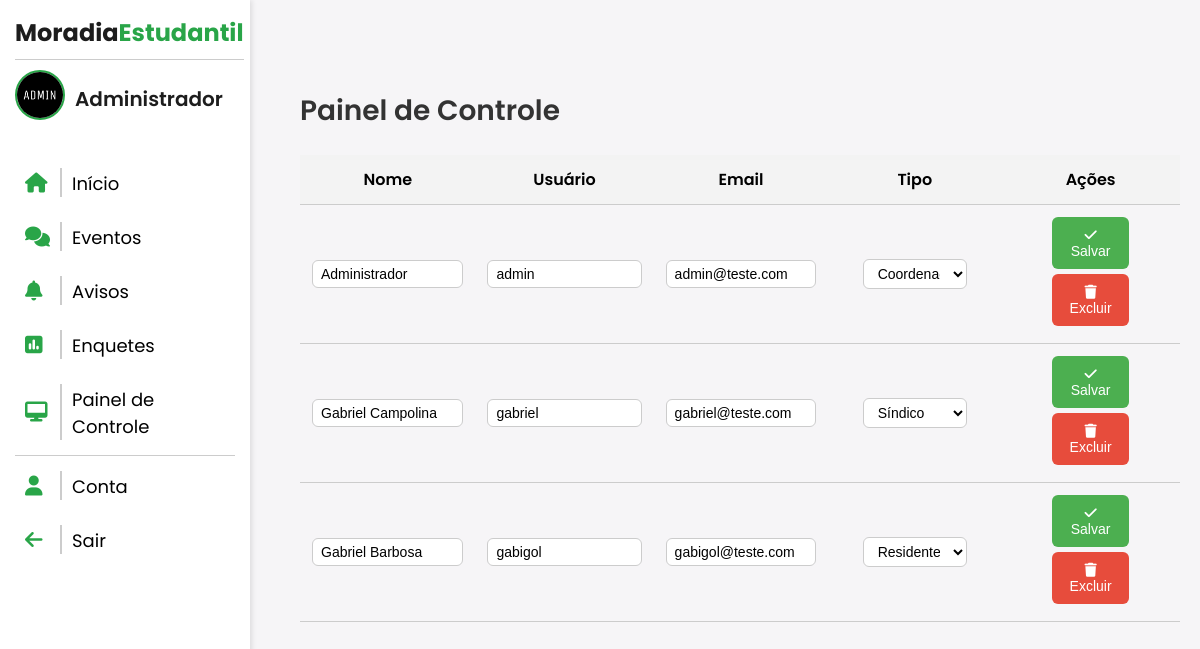
Page /painel-controle/ (signed in) on the committed database.
### AppMoradia/models.py (models this page shows, shortened)
class CustomUser(AbstractUser):
     foto = models.ImageField(
        upload_to='fotos_perfil/',
        blank=True,
        null=True,
        default='fotos_perfil/default.png'
      )
     tipo = (
         ('VISITANTE','Visitante'),
         ('RESIDENTE','Residente'),
         ('SÍNDICO','Síndico'),
         ('COORDENADOR','Coordenador')
     )
     tipo = models.CharField(max_length=100, choices=tipo, default='VISITANTE')

### AppMoradia/views.py (the view)
# urls.py: path('painel-controle/', views.painelcontrole, name='painel-controle'),
@login_required
def painelcontrole(request):
    if request.user.tipo != 'COORDENADOR':
        messages.error(request, 'Você não tem permissão para acessar essa página.')
        return redirect('sistema')
    usuario = request.user
    usuarios = CustomUser.objects.all()
    return render(request,'painel-controle.html', {'usuario': usuario, 'usuarios': usuarios,})

### AppMoradia/templates/painel-controle.html (shortened to what this page needs)
{% extends 'sidebar-sistema.html' %}
{% load static %}
    {% block content %}
<div class="dashboard">
<h2 class="dashboard-title">Painel de Controle</h2>
<table class="table-users">
    <thead>
        <tr>
            <th>Nome</th>
            <th>Usuário</th>
            <th>Email</th>
            <th>Tipo</th>
            <th>Ações</th>
        </tr>
    </thead>
    <tbody>
        {% for user in usuarios %}
        <tr>
            <form method="post" action="{% url 'update_user' user.id %}">
                <td>
                    <input type="text" name="nome" value="{{ user.first_name }}" class="input-usuario" placeholder="Nome" required>
                </td>
                <td>
                    <input type="text" name="username" value="{{ user.username }}" class="input-usuario" placeholder="Usuário" required>
                </td>
                <td>
                    <input type="email" name="email" value="{{ user.email }}" class="input-usuario" placeholder="Email" required>
                </td>
                <td>
                    <select name="tipo"  class="select-tipo">
                        <option value="RESIDENTE" {% if user.tipo == 'RESIDENTE' %}selected{% endif %}>Residente</option>
                        <option value="SÍNDICO" {% if user.tipo == 'SÍNDICO' %}selected{% endif %}>Síndico</option>
                        <option value="COORDENADOR" {% if user.tipo == 'COORDENADOR' %}selected{% endif %}>Coordenador</option>
                    </select>
                </td>
                <td>
                    <button value="salvar" name="action" type="submit" class="btn-salvar"><i class="fa-solid fa-check"></i> <span>Salvar</span></button>
                </form>
                    <form method="post" action="{% url 'delete_user' user.id %}" onsubmit="return confirm('Tem certeza?');">
                        <button  type="submit" class="btn-delete"><i class="fa-solid fa-trash"></i> <span>Excluir</span></button>
                    </form>
        </tr>
        {% endfor %}
    </tbody>
</table>
</div>
    {% endblock %}

### AppMoradia/templates/sidebar-sistema.html (shortened to what this page needs)
{% load static %}
<!DOCTYPE html>
<html lang="en">
<head>
    <link rel="stylesheet" href="{% static 'css/sistema.css' %}">
    <link rel="stylesheet" href="https://cdnjs.cloudflare.com/ajax/libs/font-awesome/6.5.0/css/all.min.css" />
</head>
<body>
    <div class="sidebar" id="sidebar">
        <div class="title">
            <span class="gray">Moradia</span><span class="green">Estudantil</span>
        </div>
        <div class="user-info">
            <a href="{% url 'conta' %}"><img src="{{ usuario.foto.url }}" alt="Foto do usuário" class="user-photo"></a>
            <span class="user-name">{{ usuario.first_name }}</span>
        </div>
        <ul>
            <li><a href="{% url 'sistema' %}"><i class="fa-solid fa-house"></i><span class="menu-text">Início</span></a></li>
            <li><a href="{% url 'eventos' %}"><i class="fa-solid fa-comments"></i><span class="menu-text">Eventos</span></a></li>
            <li><a href="{% url 'avisos' %}"><i class="fa-solid fa-bell"></i><span class="menu-text">Avisos</span></a></li>
            <li><a href="{% url 'enquetes' %}"><i class="fa-solid fa-square-poll-vertical"></i><span class="menu-text">Enquetes</span></a></li>
            {% if user.tipo == 'COORDENADOR' %}
            <li><a href="{% url 'painel-controle' %}"><i class="fa-solid fa-desktop"></i><span class="menu-text">Painel de Controle</span></a></li>
            {% endif %}
        <div class="options">
            <li><a href="{% url 'conta' %}"><i class="fa-solid fa-user"></i><span class="menu-text">Conta</span></a></li>
            <li>
                <a class="btn-sair" href="#" onclick="document.getElementById('logout-form').submit();"><i class="fa-solid fa-arrow-left"></i><span class="menu-text">Sair</span></a>
            </li>
           </div>
        </ul>
    </div>
    <div class="main-content">
        {% block content %}
        {% endblock %}
    </div>
</body>
</html>

### AppMoradia/static/css/sistema.css (style rules this page uses)
* { box-sizing: border-box; }
html, body { width: 100%; overflow-x: hidden; }
body { background: #f6f5f7; font-family: 'Poppins', sans-serif; margin: 0; }
.gray { user-select: none; font-weight: bold; color: #1d1d1d; text-align: center; font-size: 24px; margin-bottom: 20px; border-bottom: 1px solid #ccc; padding-bottom: 10px; }
.green { user-select: none; font-weight: bold; color: #29a548; text-align: center; font-size: 24px; margin-bottom: 20px; border-bottom: 1px solid #ccc; padding-bottom: 10px; }
.sidebar { position: fixed; width: 250px; height: 100vh; background-color: #fff; padding: 15px; box-shadow: 2px 0 5px rgba(0, 0, 0, 0.1); transition: transform 0.3s ease-in-out; transform: translateX(0); z-index: 1000; display: flex; flex-direction: column; }
.options { border-top: 1px solid #ccc; }
.btn-sair { color: black; }
.sidebar ul { list-style-type: none; padding: 0; color: black; }
.sidebar ul li { margin: 5px 0; cursor: pointer; }
.sidebar ul li a { text-decoration: none; font-size: 18px; display: flex; align-items: center; padding: 10px; border-radius: 8px; transition: background-color 0.3s; color: black; }
.sidebar ul li a i { font-size: 20px; color: #29a548; width: 20px; height: 20px; margin-right: 5px; }
.sidebar ul li a .menu-text { margin-left: 10px; border-left: 2px solid #ccc; padding-left: 10px; padding-top: 2px; }
.user-info { user-select: none; display: flex; align-items: center; gap: 10px; padding: 10px 0; margin-top: 10px; }
.user-photo { width: 50px; height: 50px; border-radius: 50%; object-fit: cover; border: 2px solid #29a548; }
.user-name { font-weight: 600; color: #1d1d1d; font-size: 20px; }
.main-content { margin-left: 280px; padding: 20px; min-height: 100vh; background: #f6f5f7; }
.dashboard { margin-top: 70px; }
.dashboard-title { user-select: none; font-size: 28px; color: #333; font-weight: 600; text-align: left; }
form { display: flex; flex-direction: column; align-items: center; }
.table-users { width: 100%; border-collapse: collapse; }
.table-users th, .table-users td { padding: 12px; border-bottom: 1px solid #ccc; text-align: center; width: 200px; }
.table-users th { text-align: center; background-color: #f3f3f3; }
.btn-delete { width: 50%; padding: 10px 12px; background-color: #e74c3c; color: white; border: none; border-radius: 6px; font-size: 14px; cursor: pointer; transition: background-color 0.3s; }
.btn-salvar { width: 50%; padding: 10px 12px; background-color: #4CAF50; color: white; border: none; border-radius: 6px; font-size: 14px; cursor: pointer; transition: background-color 0.3s; }
td button { margin-bottom: 5px; }
thead th { text-align: center; vertical-align: middle; padding: 12px 16px; background-color: #f8f8f8; font-weight: 600; font-size: 16px; border-bottom: 2px solid #ddd; }
.select-tipo { width: 70%; padding: 5px 10px; border: 1px solid #ccc; border-radius: 6px; background-color: #fff; font-size: 14px; cursor: pointer; }
.input-usuario { width: 100%; padding: 5px 8px; border: 1px solid #ccc; border-radius: 6px; font-size: 14px; }

### rows in the picture
CustomUser: foto (picture), first_name "Administrador", nome "Administrador", username "admin", email "admin@teste.com", tipo "Coordenador"
CustomUser: nome "Gabriel Campolina", username "gabriel", email "gabriel@teste.com", tipo "Síndico"
CustomUser: nome "Gabriel Barbosa", username "gabigol", email "gabigol@teste.com", tipo "Residente"
